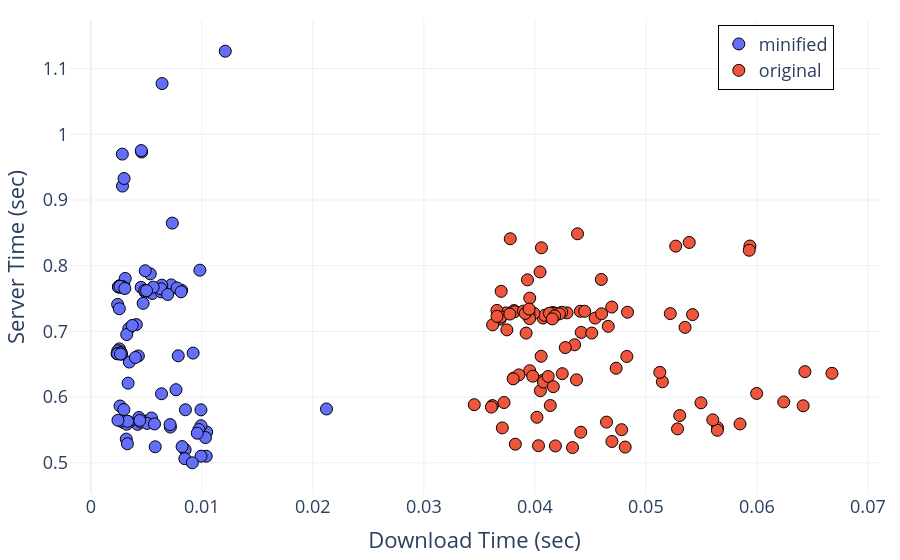

The cell this chart's notebook holds for it:
### Code cell
fig = px.scatter(
    df, x="download_s", y="server_s", color="version", 
    template="plotly_white",
    labels={"server_s": "Server Time (sec)", "download_s": "Download Time (sec)"})

fig.update_layout(
    legend=dict(
        yanchor="top",
        y=0.99,
        xanchor="left",
        x=0.8,
        bordercolor="black",
        borderwidth=1
        # bgcolor="rgba(255, 255, 255, 0)",
    ),
    margin=dict(l=20, r=20, t=20, b=20),
    legend_title_text="", font_size=18
)
# fig.update_xaxes(dtick=0.1, range=[0, 0.7])
fig.update_traces(marker=dict(size=12, line=dict(width=1, color="black")))
fig
